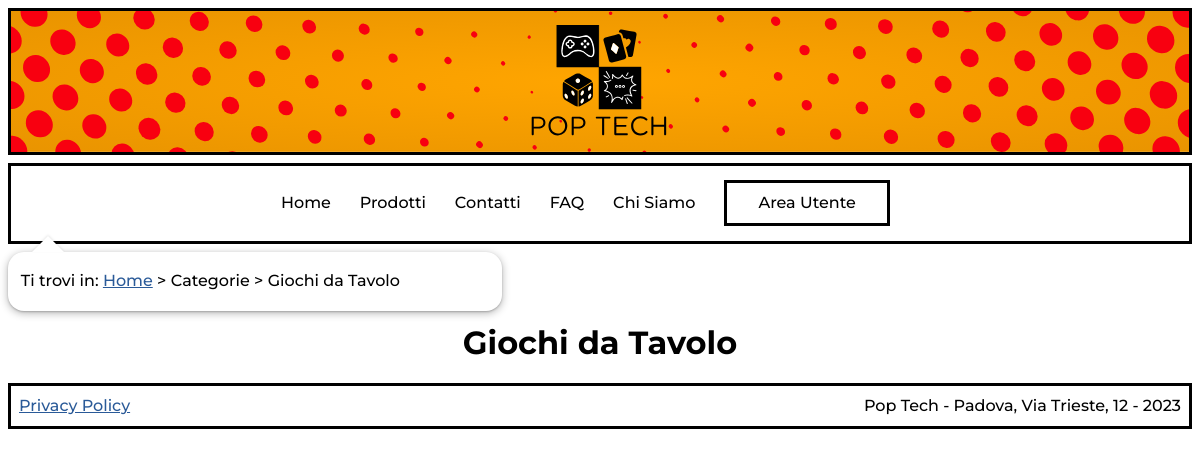
/categoria.php?id=6, run on an earlier commit of the app's database.
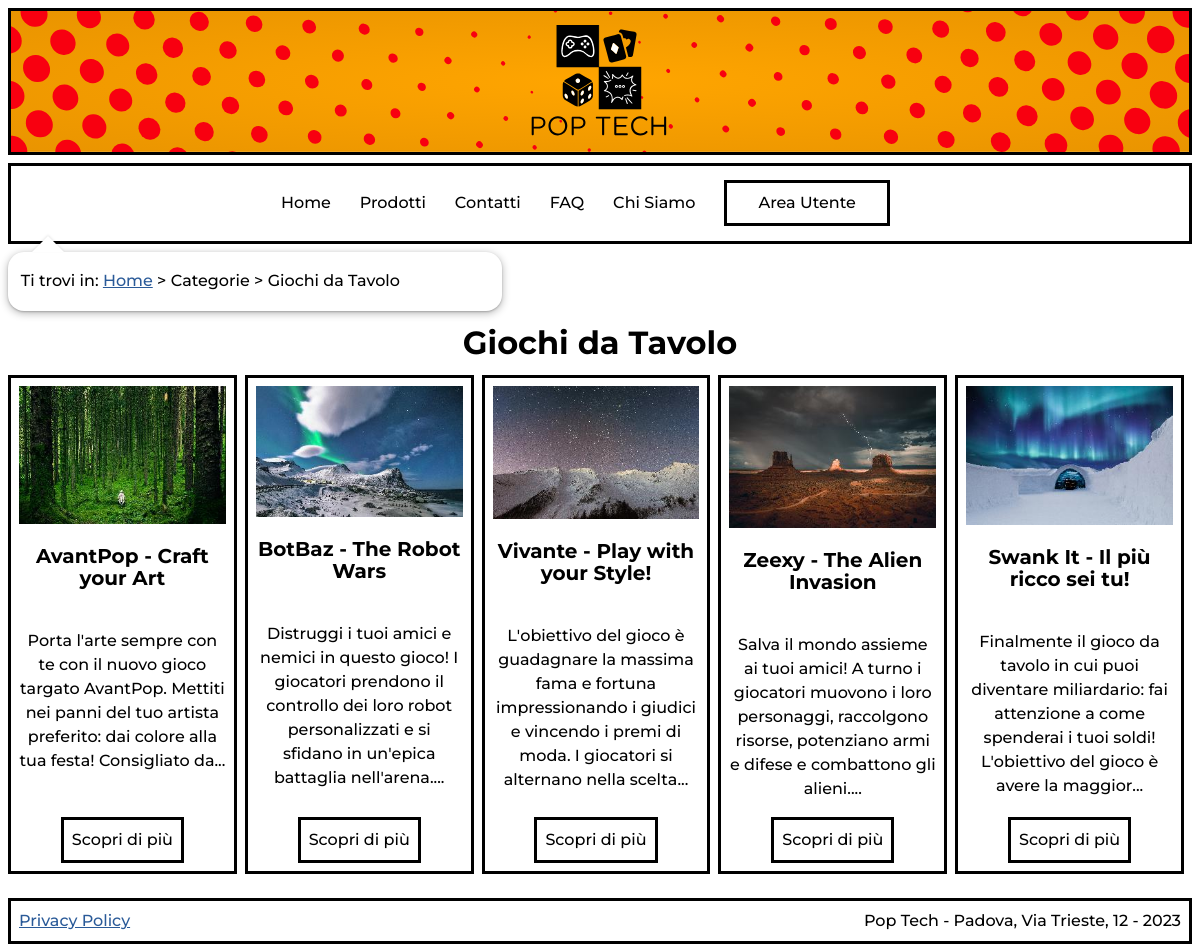
And on a later commit of the database.
### tables this page shows
CREATE TABLE `prodotto` (
  `ID` int(10) UNSIGNED NOT NULL,
  `nome` varchar(400) NOT NULL,
  `immagine` varchar(300) NOT NULL,
  `keywords` varchar(500) DEFAULT NULL,
  `descrizione` text NOT NULL,
  `origine` varchar(100) NOT NULL,
  `marca` int(10) UNSIGNED NOT NULL,
  `modello` varchar(100) NOT NULL,
  `dimensione` varchar(200) DEFAULT NULL,
  `peso` varchar(100) DEFAULT NULL,
  `categoria` int(10) UNSIGNED NOT NULL,
  `prezzo` decimal(5,2) UNSIGNED NOT NULL
);

### includes/connection.php (called while the page is built, shortened)
<?php
class DBAccess{
    private $connection;
    public function open_connection(){
        $this->connection = mysqli_connect(DBAccess::HOST_DB, DBAccess::USERNAME, DBAccess::PASSWORD, DBAccess::DATABASE_NAME);
        if(mysqli_connect_errno()) {
            echo "Errore di connessione al database: " . mysqli_connect_error();
            return false;
        }
        else{
            return true;
        }
    }
    public function exec_select_query($query){
        $res = mysqli_query($this->connection, $query) or die("Errore DB: ".mysqli_error($this->connection));
        if(mysqli_num_rows($res)==0){
            return array();
        }else{
            $resArray = array();
            while($row = mysqli_fetch_assoc($res)){
                array_push($resArray,$row);
            }
            return $resArray;
        }
    }
}
?>

### includes/utilities.php (the view, shortened to what the changed rows need)
<?php
require_once('connection.php');
function replace_in_page(String $html, String $title, String $id, String $breadcrumbs, String $keywords, String $description, String $content, String $onload = ''){
    $header = file_get_contents('layouts/header.html');
    $html = str_replace('{{onload}}',$onload,$html);
    $html  = str_replace('{{header}}',$header,$html);
    $html = str_replace('{{title}}',$title,$html);
    $html = str_replace('{{keywords}}',$keywords,$html);
    $html = str_replace('{{description}}',$description,$html);
    $html = str_replace('{{pageID}}',$id,$html);
    $html = str_replace('{{breadcrumbs}}',$breadcrumbs,$html);
    $html = str_replace('{{content}}',$content,$html);
    $footer = file_get_contents('layouts/footer.html');
    $html   = str_replace('{{footer}}',$footer,$html);
    return $html;
}
function parse_lang(String $string, bool $delete=false){
    if($delete){
        $replaceStart = '';
        $replaceEnd = '';
    }else{
        $replaceStart = '<span lang="${2}">';
        $replaceEnd = '</span>';
    }
    $string = preg_replace('/\[\/.{2}\]/', $replaceEnd, $string);
    $string = preg_replace('/(\[)([a-z]{2})(\])/', $replaceStart, $string);
    return $string;
}
function get_menu(){
    $menu = '';
    $links = ["index.php","prodotti.php","contatti.php","FAQ.php","chiSiamo.html"];
    $names = ["Home","Prodotti","Contatti","FAQ","Chi Siamo"];
    $langs = ["en","","","en",""];
    $nLinks = count($links);
    $strToRemove = ROOT_FOLDER;
    $currentPage = str_replace($strToRemove,"",$_SERVER['REQUEST_URI']);
    for($i=0;$i<$nLinks;$i++){
        if($currentPage==$links[$i] || ($currentPage=='' && $links[$i]=='index.php')){
            $menu .= '<li id="currentLink" '.(($langs[$i])?'lang="'.$langs[$i].'"':'').'>'.$names[$i].'</li>';
        }else{
            $menu .= '<li><a href="'.$links[$i].'" '.(($langs[$i])?'lang="'.$langs[$i].'"':'').'>'.$names[$i].'</a></li>';
        }
    }
    $menu .= '<li><a class="button" href="area-utente/" >Area Utente</a></li>';
    return $menu;
}
function get_product_tile($product, $category=false){
    $content = '<article>
        <header>
            <img src="'.getThumbnail($product['immagine']).'" alt="">';
            if(!$category)
                $content .= '<h3>'.parse_lang($product['nome']) .'</h3>';
            else
                $content .= '<h2>'.parse_lang($product['nome']) .'</h2>';
    $content .= '</header>
        <p>'.get_short_product_text($product['descrizione']).'</p>
        <a href="prodotto.php?id='.$product['id'].'"  class="button" title="Vedi prodotto ' . parse_lang($product['nome'],true) . '">Scopri di più</a>
    </article>';
    return $content;
}
function get_short_product_text($text){
    $limit = 150;
    if(strlen($text)<$limit)
        return parse_lang($text);
    else{
        $spacePos = strpos($text, ' ', $limit);
        if($spacePos)
            $shortText = substr($text,0,$spacePos);
        else
        $shortText = substr($text,0,$limit);
        $openMatches = [];
        $openLang   = preg_match_all('/(\[)([a-z]{2})(\])/', $shortText,$openMatches);
        $closedLang = preg_match_all('/\[\/.{2}\]/',$shortText);
        if($openLang!=$closedLang){
            $fullMatches = $openMatches[0];
            $lastMatch   = count($fullMatches);
            return parse_lang($shortText.str_replace("[","[/",$fullMatches[$lastMatch-1])).'...';
        }else{
            return parse_lang($shortText).'...';
        }
    }
}
function sanitize($input, $allowed_tags) {
    $input = strip_tags($input, $allowed_tags);
    if(!$allowed_tags)
        $input = htmlentities($input, ENT_QUOTES, 'UTF-8');
    $input = stripslashes($input);
    $input = trim($input);
    return $input;
}
function getThumbnail($file){
    $fileType  = strtolower(pathinfo($file,PATHINFO_EXTENSION));
    return str_replace(".".$fileType,"",$file).'-thumb.'.$fileType;
}
?>

### categoria.php (shortened to what the changed rows need)
<?php
    require_once "includes/connection.php";
    require_once "includes/utilities.php";
    $template = file_get_contents('layouts/layout.html');
    $connection = new DBAccess;
    $pageID      = 'categoria';
    $title       = "Categoria - Pop Tech";
    $breadcrumbs = '';
    $content     = '';
    $keywords    = '';
    $descrizione = '';
    if ($connection->open_connection()) {
        if(isset($_GET['id'])){
            $id = intval(sanitize($_GET['id'],''));
            $categories = $connection->exec_select_query("SELECT id, nome, keywords, descrizione FROM categoria WHERE id=$id;");
            if(count($categories)){
                $category = $categories[0];
                $content .= '<h1 class="comic-title">'.parse_lang($category['nome']).'</h1>';
                $breadcrumbs = '<p>Ti trovi in: <a href="index.php"><span lang="en">Home</span></a> &gt; Categorie &gt; '.parse_lang($category['nome']).'</p> ';
                $title = parse_lang($category['nome']) . ' - Pop Tech';
                $keywords    = $category['keywords'];
                $descrizione = $category['descrizione'];
                $content .= '<div class="productsRow">';
                $products = $connection->exec_select_query("SELECT id, nome, immagine, descrizione, origine, marca, modello, dimensione, peso, categoria, prezzo FROM prodotto WHERE categoria=$id;");
                foreach ($products as $product) {
                    $content .= get_product_tile($product,true);
                }
                $content .= "</div>";
            }else{
                $content .= '<p>Categoria non trovata</p>';
            }
        }
    }
    else{
        $content .= getDBConnectionError();
    }
    $menu = get_menu();
    $template = str_replace('{{menu}}',$menu,$template);
    echo replace_in_page($template,$title,$pageID,$breadcrumbs,html_entity_decode($keywords),$descrizione,$content,'addScrollEventListener()');
?>

What changed in the data, as far as the page shows it:
added prodotto: shows a picture, nome "AvantPop - Craft your Art", descrizione "Porta l'arte sempre con te con il nuovo gioco targato AvantPop. Mettiti nei panni del tuo artista preferito: dai colore alla tua festa! Consigliato da..."
added prodotto: shows a picture, nome "BotBaz - The Robot Wars", descrizione "Distruggi i tuoi amici e nemici in questo gioco! I giocatori prendono il controllo dei loro robot personalizzati e si sfidano in un'epica battaglia nell'arena...."
added prodotto: shows a picture, nome "Vivante - Play with your Style!", descrizione "L'obiettivo del gioco è guadagnare la massima fama e fortuna impressionando i giudici e vincendo i premi di moda. I giocatori si alternano nella scelta..."
added prodotto: shows a picture, nome "Zeexy - The Alien Invasion", descrizione "Salva il mondo assieme ai tuoi amici! A turno i giocatori muovono i loro personaggi, raccolgono risorse, potenziano armi e difese e combattono gli alieni...."
added prodotto: shows a picture, nome "Swank It - Il più ricco sei tu!", descrizione "Finalmente il gioco da tavolo in cui puoi diventare miliardario: fai attenzione a come spenderai i tuoi soldi! L'obiettivo del gioco è avere la maggior..."
